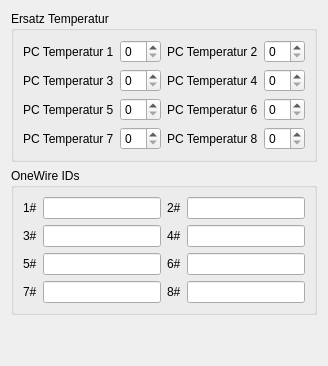
      <widget class="QWidget" name="tabTemperaturen">
       <attribute name="title">
        <string>Temperaturen</string>
       </attribute>
       <layout class="QGridLayout" name="gridLayout_32">
        <item row="0" column="1" alignment="Qt::AlignTop">
         <widget class="QGroupBox" name="groupBox_9">
          <property name="title">
           <string>Ersatz Temperatur</string>
          </property>
          <layout class="QGridLayout" name="gridLayout_5">
           <item row="0" column="2">
            <widget class="QLabel" name="label_9">
             <property name="text">
              <string>PC Temperatur 2</string>
             </property>
            </widget>
           </item>
           <item row="1" column="2">
            <widget class="QLabel" name="label_13">
             <property name="text">
              <string>PC Temperatur 4</string>
             </property>
            </widget>
           </item>
           <item row="0" column="1">
            <widget class="QSpinBox" name="tempErsatz17"/>
           </item>
           <item row="0" column="0">
            <widget class="QLabel" name="label_8">
             <property name="text">
              <string>PC Temperatur 1</string>
             </property>
            </widget>
           </item>
           <item row="1" column="1">
            <widget class="QSpinBox" name="tempErsatz19"/>
           </item>
           <item row="3" column="0">
            <widget class="QLabel" name="label_12">
             <property name="text">
              <string>PC Temperatur 7</string>
             </property>
            </widget>
           </item>
           <item row="2" column="0">
            <widget class="QLabel" name="label_11">
             <property name="text">
              <string>PC Temperatur 5</string>
             </property>
            </widget>
           </item>
           <item row="1" column="0">
            <widget class="QLabel" name="label_10">
             <property name="text">
              <string>PC Temperatur 3</string>
             </property>
            </widget>
           </item>
           <item row="2" column="2">
            <widget class="QLabel" name="label_14">
             <property name="text">
              <string>PC Temperatur 6</string>
             </property>
            </widget>
           </item>
           <item row="3" column="2">
            <widget class="QLabel" name="label_15">
             <property name="text">
              <string>PC Temperatur 8</string>
             </property>
            </widget>
           </item>
           <item row="3" column="1">
            <widget class="QSpinBox" name="tempErsatz23"/>
           </item>
           <item row="2" column="1">
            <widget class="QSpinBox" name="tempErsatz21"/>
           </item>
           <item row="0" column="3">
            <widget class="QSpinBox" name="tempErsatz18"/>
           </item>
           <item row="1" column="3">
            <widget class="QSpinBox" name="tempErsatz20"/>
           </item>
           <item row="2" column="3">
            <widget class="QSpinBox" name="tempErsatz22"/>
           </item>
           <item row="3" column="3">
            <widget class="QSpinBox" name="tempErsatz24"/>
           </item>
          </layout>
         </widget>
        </item>
        <item row="1" column="1">
         <widget class="QGroupBox" name="groupBox_10">
          <property name="title">
           <string>OneWire IDs</string>
          </property>
          <layout class="QGridLayout" name="gridLayout_6">
           <item row="0" column="0">
            <widget class="QLabel" name="label_16">
             <property name="text">
              <string>1#</string>
             </property>
            </widget>
           </item>
           <item row="0" column="1">
            <widget class="QLineEdit" name="oneWireId1">
             <property name="readOnly">
              <bool>true</bool>
             </property>
            </widget>
           </item>
           <item row="2" column="0">
            <widget class="QLabel" name="label_19">
             <property name="text">
              <string>5#</string>
             </property>
            </widget>
           </item>
           <item row="0" column="2">
            <widget class="QLabel" name="label_17">
             <property name="text">
              <string>2#</string>
             </property>
            </widget>
           </item>
           <item row="1" column="0">
            <widget class="QLabel" name="label_18">
             <property name="text">
              <string>3#</string>
             </property>
            </widget>
           </item>
           <item row="0" column="3">
            <widget class="QLineEdit" name="oneWireId2">
             <property name="readOnly">
              <bool>true</bool>
             </property>
            </widget>
           </item>
           <item row="3" column="0">
            <widget class="QLabel" name="label_20">
             <property name="text">
              <string>7#</string>
             </property>
            </widget>
           </item>
           <item row="1" column="1">
            <widget class="QLineEdit" name="oneWireId3">
             <property name="readOnly">
              <bool>true</bool>
             </property>
            </widget>
           </item>
           <item row="2" column="1">
            <widget class="QLineEdit" name="oneWireId5">
             <property name="readOnly">
              <bool>true</bool>
             </property>
            </widget>
           </item>
           <item row="3" column="1">
            <widget class="QLineEdit" name="oneWireId7">
             <property name="readOnly">
              <bool>true</bool>
             </property>
            </widget>
           </item>
           <item row="1" column="2">
            <widget class="QLabel" name="label_21">
             <property name="text">
              <string>4#</string>
             </property>
            </widget>
           </item>
           <item row="2" column="2">
            <widget class="QLabel" name="label_22">
             <property name="text">
              <string>6#</string>
             </property>
            </widget>
           </item>
           <item row="3" column="2">
            <widget class="QLabel" name="label_23">
             <property name="text">
              <string>8#</string>
             </property>
            </widget>
           </item>
           <item row="1" column="3">
            <widget class="QLineEdit" name="oneWireId4">
             <property name="readOnly">
              <bool>true</bool>
             </property>
            </widget>
           </item>
           <item row="2" column="3">
            <widget class="QLineEdit" name="oneWireId6">
             <property name="readOnly">
              <bool>true</bool>
             </property>
            </widget>
           </item>
           <item row="3" column="3">
            <widget class="QLineEdit" name="oneWireId8">
             <property name="readOnly">
              <bool>true</bool>
             </property>
            </widget>
           </item>
          </layout>
         </widget>
        </item>
        <item row="2" column="1">
         <spacer name="verticalSpacer_2">
          <property name="orientation">
           <enum>Qt::Vertical</enum>
          </property>
          <property name="sizeHint" stdset="0">
           <size>
            <width>20</width>
            <height>40</height>
           </size>
          </property>
         </spacer>
        </item>
       </layout>
      </widget>
